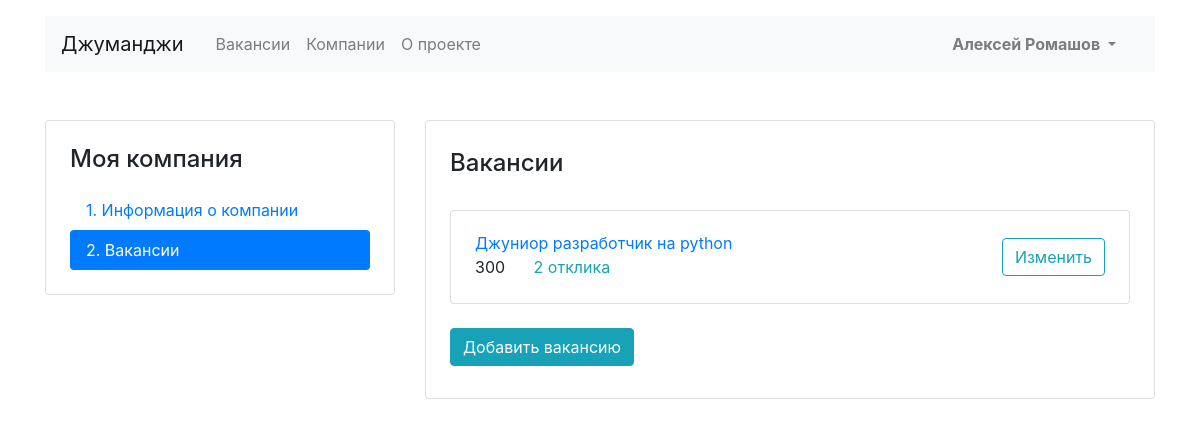
The page /mycompany/vacancies (signed in) on the database as committed earlier.
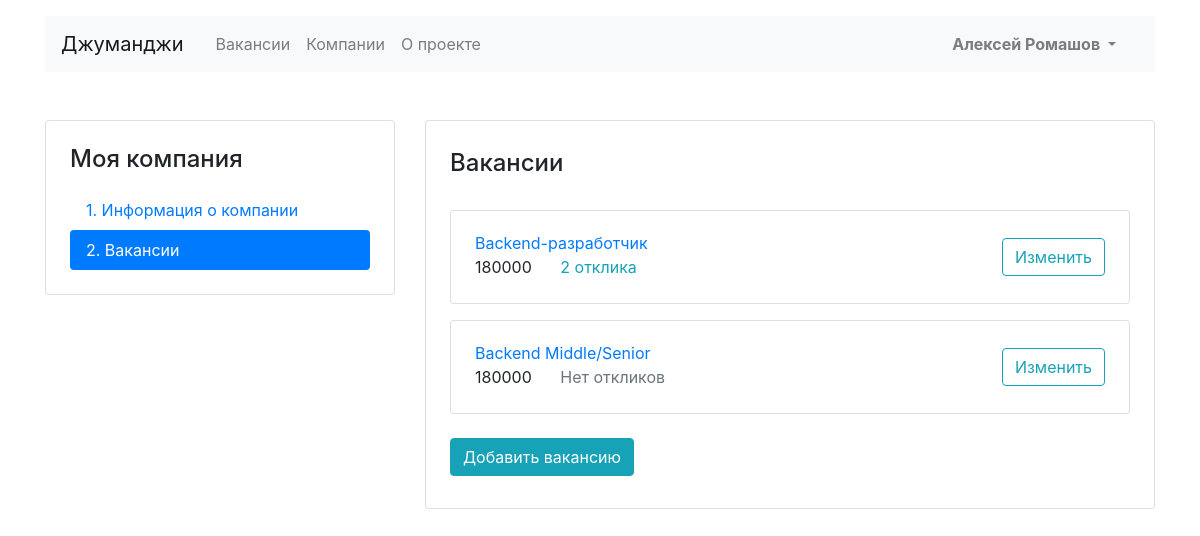
The same page on the database as committed later.
### jobsearch/models.py (models this page shows)
class Vacancy(models.Model):
    title = models.CharField(max_length=100)
    specialty = models.ForeignKey(Specialty, on_delete=models.CASCADE, related_name='vacancies')
    company = models.ForeignKey(Company, on_delete=models.CASCADE, related_name='vacancies')
    skills = models.TextField()
    description = models.TextField()
    salary_min = models.IntegerField()
    salary_max = models.IntegerField()
    published_at = models.DateField()
    def __str__(self):
        return self.title

### jobsearch/views.py (the view)
# urls.py: path('mycompany/vacancies', MyVacanciesView.as_view(), name='my_vacancies'),
class MyVacanciesView(View):
    def get(self, request, *args, **kwargs):
        try:
            vacancies = Vacancy.objects.filter(company=request.user.company)
        except ObjectDoesNotExist:
            return HttpResponseRedirect('/mycompany/')
        return render(request, 'jobsearch/vacancy-list.html', context={
            'vacancies': vacancies,
        })

### jobsearch/templates/jobsearch/vacancy-list.html (shortened to what this page needs)
{% extends 'jobsearch/base.html' %}
{% block content %}
{% load static %}
  <main class="container mt-3 pb-5">
    <div class="row mt-5">
      <div class="col-12 col-lg-4">
        <aside class="pt-3 pb-4 px-4 mb-5 card">
          <h1 class="h4 pt-2 pb-2">Моя компания</h1>
          <div class="nav flex-column nav-pills" id="v-pills-tab" role="tablist" aria-orientation="vertical">
            <a class="nav-link" href="{% url 'my_company' %}">1. Информация о компании</a>
            <a class="nav-link active" href="#">2. Вакансии</a>
          </div>
        </aside>
      </div>
      <div class="col-12 col-lg-8">
        <div class="card">
          <div class="card-body px-4 pb-4">
            <section class="tab-pane fade show active">
              {% if vacancies %}
              <h2 class="h4 pt-2 pb-3">Вакансии</h2>
              {% for vacancy in vacancies %}
              <div class="card mt-3">
                <div class="card-body px-4">
                  <div class="row align-items-center">
                    <div class="col-6 col-lg-8">
                      <a href="{% url 'vacancy'  id=vacancy.id %}" class="mb-1">{{ vacancy }}</a>
                      <p class="mb-1">
                            <span class="mr-4">{{ vacancy.salary_min }}</span>
                          {% if vacancy.applications.all.count > 0 %}
                          <a href="{% url 'vacancy_applications' id=vacancy.id %}" class="text-info">{{ vacancy.applications.all.count }} отклика</a>
                           {% else %}
                           <span class="text-muted">Нет откликов</span>
                          {% endif %}
                      </p>
                    </div>
                    <div class="col-6 col-lg-4 text-right">
                      <a href="{% url 'one_vacancy'  id=vacancy.id %}" class="btn btn-outline-info">Изменить</a>
                    </div>
                  </div>
                </div>
              </div>
              {% endfor %}
              {% else %}
              <p class="alert alert-info" role="alert">
                У вас пока нет вакансий, но вы можете создать первую
              </p>
                {% endif %}
            </section><br>
                      <a href="{% url 'new_vacancy' %}" class="btn btn-info mb-2">Добавить вакансию</a>
          </div>
        </div>
      </div>
    </div>
  </main>
{% endblock %}

Rows that differ between the two databases and show on the page:
changed Vacancy: title "Джуниор разработчик на python" → "Backend-разработчик"; salary_min "300" → "180000"
added Vacancy: title "Backend Middle/Senior", salary_min "180000", shows "Нет откликов"
